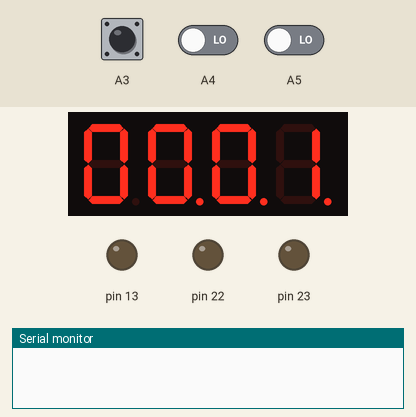
This sketch was run on a simulated Arduino Uno, built with avr-gcc and run on an emulated ATmega328P. Shown: 4-digit seven-segment display, output pins drawn as LEDs (lit = HIGH), the last lines printed to the serial monitor. Wiring (inferred from the names in the program): 4-digit 7-segment display, segments lit when LOW: segments pin 2, pin 3, pin 4, pin 5, pin 6, pin 7, pin 8, pin 9; digit selects pin 9, pin 10, pin 11, pin 12. The inputs (shaded band) are chosen by the test bench; at power-on: A3 LOW, A4 LOW, A5 LOW. The segment pins are drawn as the display they are named for; pins used as bus, display or sensor lines are not drawn.

Above: at 1.2 s.
1.3 s: A3 driven HIGH
At 1.7 s:
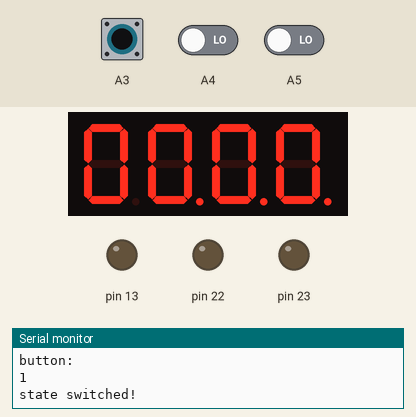
3.3 s: A4 driven HIGH
At 4.01 s:
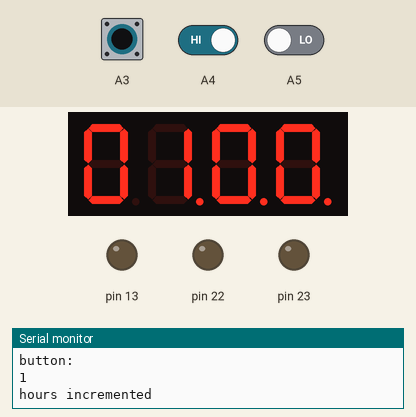
4.8 s: A5 driven HIGH
At 5.21 s:
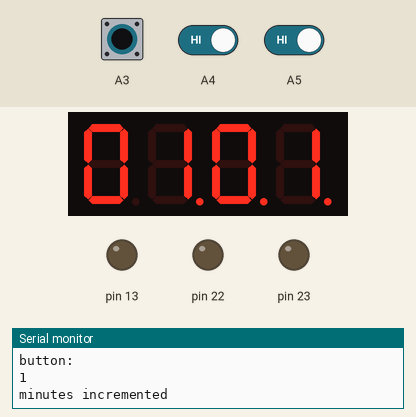
6.4 s: A3 pulsed LOW 5 times (0.12 s each, 0.3 s apart)
At 9.8 s:
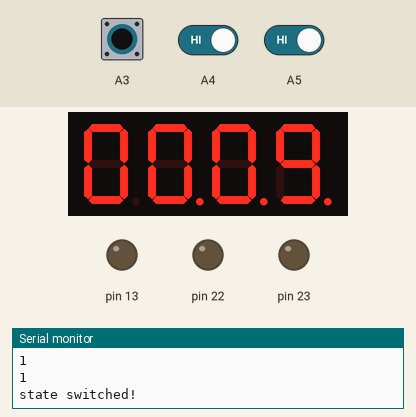
Timing chart, 0 to 10.4 s (numbered marks = the images above; inputs shaded):
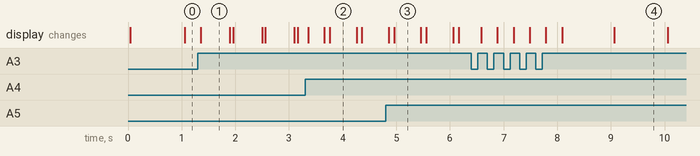

Measured:
- after the input at 3.3 s, the display: changes after 0.06 s (image 2)
- after the input at 4.8 s, the display: first differs from a run without the input after 0.16 s (image 3)
- after the input at 6.4 s, the display: first changes after 0.18 s (image 4 shows a later state)
- what the display in image 1 shows lasts 0.5 s, from 1.4 s to 1.9 s
- what the display in image 4 shows lasts 1.0 s, from 9.1 s to 10.1 s

The sketch:

menubuttontest.ino
```cpp
#include <Time.h>
#include <TimeAlarms.h>


const int BTN_MENU = A3;
const int BTN_HR = A4;
const int BTN_MIN = A5;
int lastButtonMenu = LOW;  // the previous reading from the input pin
int lastButtonHour = LOW;  // the previous reading from the input pin
int lastButtonMinute = LOW;  // the previous reading from the input pin


int state = 0;
int hours = 0;
int mins = 0;

int blink_delay = 0;
#define STATE_SHOWTIME 0
#define STATE_SHOWMENU 1
#define BLINK_FREQ 500

/*
 * SETUP method
 */
void setup()
{
 Serial.begin(9600);
 DDRD=0xff; // all pins 0-7 OUTPUTs
 DDRB=0xff; // all pins 8-13 OUTPUTs even though we only use pins 8-12
 PORTD=0x00; // make pins 0-7 LOWs
 PORTB=0x00; // make pins 8-13 LOWs
 setTime(0,0,0,0,0,0);
}

void toggleState() {
  state = (state + 1) % 2;
  if(state == 0) { // state switched to 0, set teh alarm
    setAlarm();
  } else {
    blink_delay = millis();
  }
  Serial.println("state switched!");
}

void incHours() {
  hours = (hours + 1) % 24;
  Serial.println("hours incremented");
}

void incMinutes() {
  mins = (mins + 1) % 60;
  Serial.println("minutes incremented");
}

void setAlarm() {
  Alarm.alarmRepeat(0,hours,mins,alarmSound); //TODO: reset to hours and mins, instead of minutes and seconds
  Serial.println("Alarm set on:");
  Serial.println(hours);
  Serial.println(mins);
}

void onButtonRisingEdge(int pin, int *lastButtonState, void (*onRisingEdge)()) {
  int buttonState = digitalRead(pin);
  if (buttonState != *lastButtonState) {
    Serial.println("button: ");
    Serial.println(buttonState);
    if(buttonState == HIGH) {
      (*onRisingEdge)();
    }
  }

  *lastButtonState = buttonState;
}

/*
 * LOOP method
 */
void loop()
{
  int currentTime = millis();
  int delta_time = 0;
  Alarm.delay(0);
  // check for button state
  onButtonRisingEdge(BTN_MENU, &lastButtonMenu, &toggleState);
  switch(state) {
    case STATE_SHOWTIME:
      //show the time
      displayTime(minute(), second());
      break;
    case STATE_SHOWMENU:
      delta_time = currentTime - blink_delay;
      if (delta_time < BLINK_FREQ) {
        displayTime(hours, mins);
      } else if (delta_time >= BLINK_FREQ && delta_time < BLINK_FREQ + 100){
         PORTD=B11111111;
         digitalWrite(8,HIGH);
      } else {
        blink_delay = currentTime;
      }
      onButtonRisingEdge(BTN_HR, &lastButtonHour, &incHours);
      onButtonRisingEdge(BTN_MIN, &lastButtonMinute, &incMinutes);
      break;
    default:
      displayTime(99,99); //error!
      break;
  }
}

// void selectMenu() {
//   displayTime(0, 0);
//   while(!digitalRead(BTN_MENU)) {
//    selectedMenu = (selectedMenu + 1) % 2;
//    if(digitalRead(BTN_HR)) {
//        hours++;
//    }
//    else if(digitalRead(BTN_MIN)) {
//      mins++;
//    }
//    displayTime(hours, mins);
//    delay(10);
//   }
//   Alarm.alarmRepeat(0,hours,mins, alarmSound);

// }

void alarmSound() {
  Serial.println("Alarm triggered!");
  tone(13, 440, 500);
  Alarm.delay(100);
  noTone(13);
  tone(13, 523, 500);
  Alarm.delay(100);
  noTone(13);
  tone(13, 659, 500);
  Alarm.delay(100);
  noTone(13);
}

void displayTime(int hours, int minutes) {
  displayDigitOnSquare(hours / 10,1);
  displayDigitOnSquare(hours % 10, 2);
  displayDigitOnSquare(minutes / 10,3);
  displayDigitOnSquare(minutes % 10,4);
}

void displayDigitOnSquare(int num, int square) {
    turnOnSquare(square);
    displayDigit(num);
    Alarm.delay(0);
}
void displayDigit(int num)
{
   switch(num)
   {
     case 0:
      PORTD=B00000011; // pins 2-7 on
      digitalWrite(8,HIGH); // turn off pin 8
     break;
     case 1:
      PORTD=B11100111; // only pins 2 and 3 are on
      digitalWrite(8,HIGH); // turn off pin 8
     break;
     case 2:
      PORTD=B10010011; // only pins 2,3,5 and 6 on
      digitalWrite(8,LOW); // segment g on
     break;
     case 3:
      PORTD=B11000011; // only pins 2,3,4 and 5 on
      digitalWrite(8,LOW); // segment g on
     break;
     case 4:
      PORTD=B01100111; // only pins 3,4 and 7 on
      digitalWrite(8,LOW); // segment g on
     break;
     case 5:
      PORTD=B01001011; //B10110100; // only pins 2,4,5 and 7 on
      digitalWrite(8,LOW); // segment g on
     break;
     case 6:
      PORTD=B00001011; //B11110100; // only pins 2,4,5,6 and 7 on
      digitalWrite(8,LOW); // segment g on
     break;
     case 7:
      PORTD=B11100011; // only pins 2,3 and 4 on
      digitalWrite(8,HIGH); // segment g off
     break;
     case 8:
      PORTD=B00000011; // pins 2-7 on
      digitalWrite(8,LOW); // turn on pin 8
     break;
     case 9:
      PORTD=B01000011; // only pins 2,3, 4 and 5 on
      digitalWrite(8,LOW); // segment g on
     break;
   }
}

void turnOnSquare(int num)
{
int d1=9,d2=10,d3=11,d4=12;
 switch(num)
 {
   case 1:
    digitalWrite(d2,LOW);
    digitalWrite(d3,LOW);
    digitalWrite(d4,LOW);
    digitalWrite(d1,HIGH);
   break;
   case 2:
    digitalWrite(d1,LOW);
    digitalWrite(d3,LOW);
    digitalWrite(d4,LOW);
    digitalWrite(d2,HIGH);
   break;
   case 3:
    digitalWrite(d1,LOW);
    digitalWrite(d2,LOW);
    digitalWrite(d4,LOW);
    digitalWrite(d3,HIGH);
   break;
   case 4:
    digitalWrite(d1,LOW);
    digitalWrite(d2,LOW);
    digitalWrite(d3,LOW);
    digitalWrite(d4,HIGH);
   break;
   default:
   // this should never occur, but do what you want here
   break;
 }

}
```
